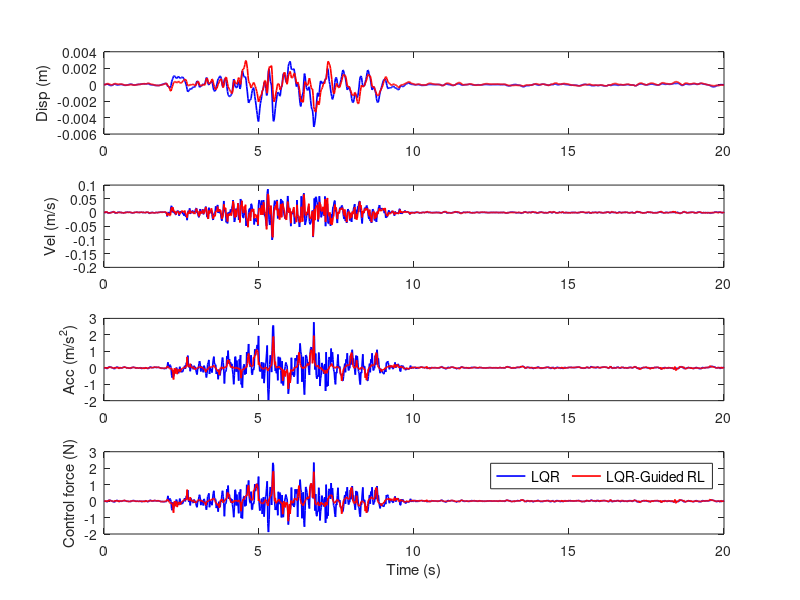

MATLAB code to generate this figure: (Note: this script raises an error after producing the figure.)
clear
disp_rl_lqr = load('data/testing_response/disp_LQR_Guided_RL.mat').displacement;
disp_lqr = load('data/testing_response/disp_LQR.mat').displacement;

vel_rl_lqr = load('data/testing_response/vel_LQR_Guided_RL.mat').velocity;
vel_lqr = load('data/testing_response/vel_LQR.mat').velocity;

acc_rl_lqr = load('data/testing_response/acc_LQR_Guided_RL.mat').acceleration;
acc_lqr = load('data/testing_response/acc_LQR.mat').acceleration;

force_rl_lqr = load('data/testing_response/force_LQR_Guided_RL.mat').force;
force_lqr = load('data/testing_response/force_LQR.mat').force;

t = linspace(0,20,1000);

fig1 = figure('Color','white','Position',[400 80 1*1000 1*700]);
subplot(4,1,1)
plot(t,disp_lqr,'LineWidth',1.2,'Color','blue')
hold on
plot(t,disp_rl_lqr,'LineWidth',1.2,'Color','red')
ylabel('Disp (m)','FontSize',11)

subplot(4,1,2)
plot(t,vel_lqr,'LineWidth',1.2,'Color','blue')
hold on
plot(t,vel_rl_lqr,'LineWidth',1.2,'Color','red')
ylabel('Vel (m/s)','FontSize',11)

subplot(4,1,3)
plot(t,acc_lqr,'LineWidth',1.2,'Color','blue')
hold on
plot(t,acc_rl_lqr,'LineWidth',1.2,'Color','red')
ylabel('Acc (m/s^2)','FontSize',11)

subplot(4,1,4)
plot(t,force_lqr,'LineWidth',1.2,'Color','blue')
hold on
plot(t,force_rl_lqr,'LineWidth',1.2,'Color','red')
xlabel('Time (s)','FontSize',11)
ylabel('Control force (N)','FontSize',11)

legend({'LQR','LQR-Guided RL'},'Position',[0.47 0.905 0.1 0.12],'Orientation','horizontal','FontSize',10);

export_fig('plots\LQR_Guided_RL_testing',"-png")